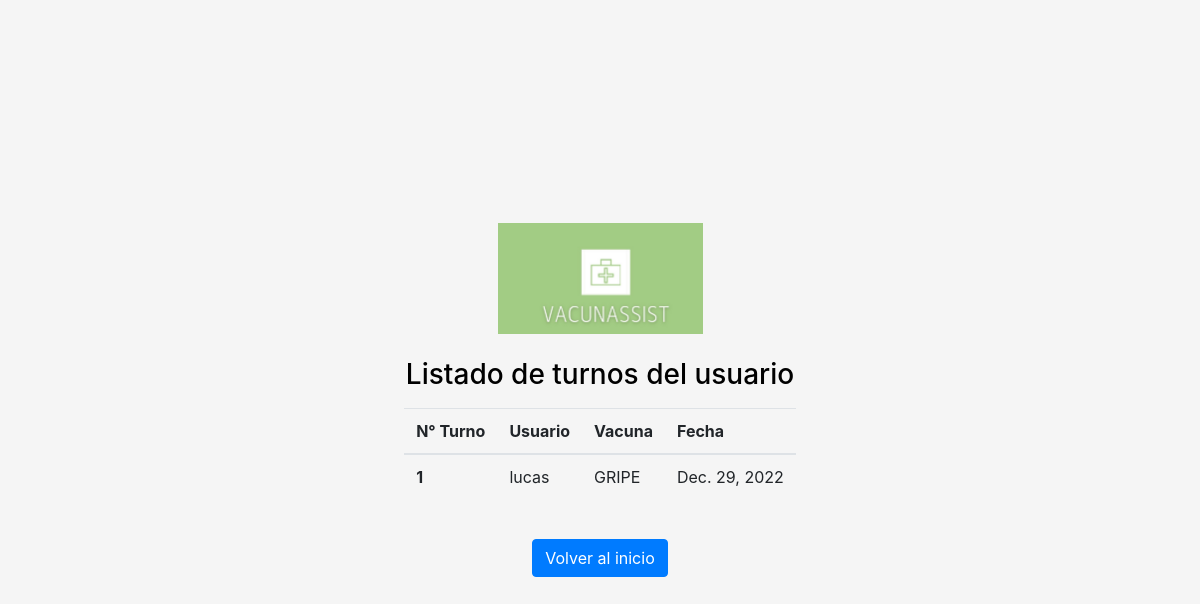
Page /turnos_pendientes/ (signed in) on the committed database.
### gestionVacunatorio/models.py (models this page shows)
class Turn(models.Model):
    user = models.ForeignKey("gestionVacunatorio.User", on_delete=models.CASCADE)
    vaccine = models.ForeignKey("gestionVacunatorio.Vaccine", on_delete=models.CASCADE)
    status = models.BooleanField()
    date = models.DateField()
    accepted = models.BooleanField(default=True)

class Vaccine(models.Model):
    name = models.CharField(max_length=30)
    timeSpan = models.IntegerField()
    description = models.CharField(default = None, null = True, max_length = 140)
    def __str__(self) -> str:
        return str(self.name)

### gestionVacunatorio/views.py (the view)
# urls.py: path("turnos_pendientes/",ListUserTurn.as_view(), name = "Listar_Turnos"),
class ListUserTurn(View):
    template_name = "listUserTurn.html"
    def get(self, request, *args, **kwargs):
        try:
            turnos=Turn.objects.order_by("date").filter(user_id=request.user.id)
            turns=[]
            for t in turnos:
                if (t.date >= date.today()):
                    aux=t
                    aux.vaccine_id=Vaccine.objects.get(id = t.vaccine_id)
                    aux.user_id=request.user.name
                    aux.zone=request.user.zone
                    turns.append(aux)
                else:
                    pass
        except Turn.DoesNotExist:
            pass
        if len(turns) == 0:
            messages.success(request, "Usted no posee turnos pendientes")
        return render(request, self.template_name, {'turnos': turns})

### gestionVacunatorio/templates/listUserTurn.html (shortened to what this page needs)
<html>
<head>
    <!doctype html>
    <html lang="en">
      <head>
        {% load static %}
        {% load crispy_forms_tags %}
    <link href="{% static 'gestionVacunatorio/vendor/bootstrap/css/bootstrap.min.css'%}" rel="stylesheet">
        <link href="{% static 'gestionVacunatorio/vendor/bootstrap/css/signin.css'%}" rel="stylesheet">
      </head>
      <body class="text-center">
    <main class="m-auto">
        <form method="POST" style="color: black;"> {% csrf_token %}
        <img class="mb-4" src="{% static 'gestionVacunatorio/img/Logo_VacunAssist.jpg' %}" alt="" width="205" height="111">
        <h1 class="h3 mb-3 fw-normal">Listado de turnos del usuario</h1>
        <table class="table">
          <thead>
            <tr>
              <th scope="col"> N° Turno  </th>
              <th scope="col"> Usuario </th>
              <th scope="col"> Vacuna </th>
              <th scope="col"> Fecha </th>
            </tr>
          </thead>
          <tbody>
            {% for turno in turnos %}
            <tr>
              <th scope="row">{{ turno.id }}</th>
              <td>{{ turno.user_id }}</td>
              <td>{{ turno.vaccine_id }}</td>
              <td>{{ turno.date }}</td>
            </tr>
            {% endfor %}
          </tbody>
        </table>
      </form>
      <br>
      <a class="btn btn-primary" href="../Home/">Volver al inicio</a>
    </main>
      </body>
    </html>

### rows in the picture
Turn: id "1", user_id "lucas", vaccine_id "GRIPE", date "Dec. 29, 2022"
